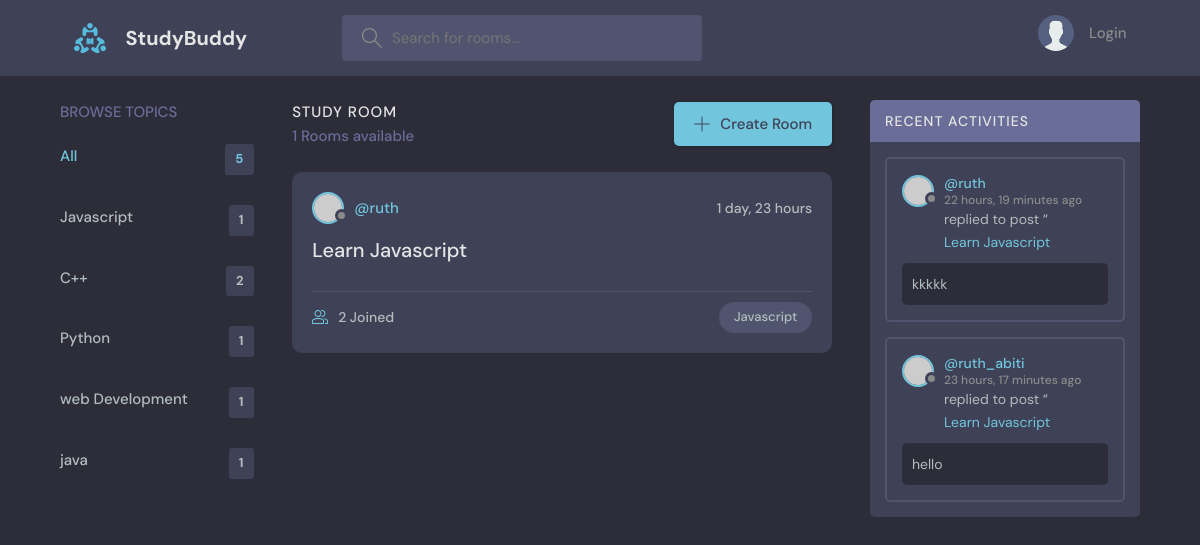
/?q=Javascript, run on the app's committed database.
### base/models.py (models this page shows, shortened)
class Topic(models.Model):
    name = models.CharField(max_length=200)
    def __str__(self):
        return self.name

class Room(models.Model):
    host = models.ForeignKey(User, on_delete=models.SET_NULL, null=True)
    topic = models.ForeignKey(Topic, on_delete=models.SET_NULL, null=True)
    name = models.CharField(max_length=200)
    description = models.TextField(null=True, blank=True)
    participants = models.ManyToManyField(
        User, related_name='participants', blank=True)
    updated = models.DateTimeField(auto_now=True)
    created = models.DateTimeField(auto_now_add=True)
    class Meta:
        ordering = ['-updated', '-created']
    def __str__(self):
        return self.name

class Message(models.Model):
    user = models.ForeignKey(User, on_delete=models.CASCADE)
    room = models.ForeignKey(Room, on_delete=models.CASCADE)
    body = models.TextField()
    updated = models.DateTimeField(auto_now=True)
    created = models.DateTimeField(auto_now_add=True)
    class Meta:
        ordering = ['-updated', '-created']

### base/views.py (the view)
# urls.py: path('', views.home, name="home"),
def home(request):
    q = request.GET.get('q') if request.GET.get('q') != None else ''
    rooms = Room.objects.filter(Q(topic__name__icontains=q) |
                                Q(name__icontains=q) | Q(description__icontains=q))
    room_count = rooms.count
    room_message = Message.objects.filter(Q(room__name__icontains=q))
    topics = Topic.objects.all()
    context = {'rooms': rooms, 'topics': topics,
               'room_count': room_count, 'room_message': room_message}
    return render(request, 'base/home.html', context)

### base/templates/base/home.html (shortened to what this page needs)
{% extends 'main.html' %}
{% block content %}
    <main class="layout layout--3">
      <div class="container">
        {% include 'base/topics_component.html'%}
        <div class="roomList">
          <div class="roomList__header">
            <div>
              <h2>Study Room</h2>
              <p>{{room_count}} Rooms available</p>
            </div>
            <a class="btn btn--main" href="{% url 'create-room' %}">
              <svg version="1.1" xmlns="http://www.w3.org/2000/svg" width="32" height="32" viewBox="0 0 32 32">
                <title>add</title>
                <path
                  d="M16.943 0.943h-1.885v14.115h-14.115v1.885h14.115v14.115h1.885v-14.115h14.115v-1.885h-14.115v-14.115z"
                ></path>
              </svg>
              Create Room
            </a>
          </div>
          {% include 'base/feed_component.html' %}
        </div>
        {% include 'base/activities_component.html'%}
      </div>
    </main>
{% endblock content %}

### base/templates/base/topics_component.html
<div class="topics">
    <div class="topics__header">
      <h2>Browse Topics</h2>
    </div>
    <ul class="topics__list">
      <li>
        <a href="{% url 'home'%}" class="active">All <span>{{topics.count}}</span></a>
      </li>
      {% for topic in topics%}
      <li>
        <a href="{% url 'home'%}?q={{topic.name}}">{{topic.name}} <span>{{topic.room_set.all.count}}</span></a>
      </li>
      {% endfor %}
    </ul>
  </div>

### base/templates/base/feed_component.html (shortened to what this page needs)
{% for room in rooms %}
<div class="roomListRoom">
    <div class="roomListRoom__header">
      <a href="{% url 'user-profile' room.host.id%}" class="roomListRoom__author">
        <div class="avatar avatar--small">
          <img src="https://randomuser.me/api/portraits/women/11.jpg" />
        </div>
        <span>@{{room.host.username}}</span>
      </a>
      <div class="roomListRoom__actions">
        <span>{{room.created|timesince}}</span>
      </div>
    </div>
    <div class="roomListRoom__content">
      <a href="{% url 'room' room.id %}">{{room.name}}</a>
    </div>
    <div class="roomListRoom__meta">
      <a href="{% url 'room' room.id %}" class="roomListRoom__joined">
        {{room.participants.all.count}} Joined
      </a>
      <p class="roomListRoom__topic">{{room.topic}}</p>
    </div>
  </div>
{% endfor %}

### base/templates/base/activities_component.html (shortened to what this page needs)
<div class="activities">
        <div class="activities__header">
          <h2>Recent Activities</h2>
        </div>
        {% for message in room_message %}
        <div class="activities__box">
          <div class="activities__boxHeader roomListRoom__header">
            <a href="{% url 'user-profile' message.user.id %}" class="roomListRoom__author">
              <div class="avatar avatar--small">
                <img src="https://randomuser.me/api/portraits/women/11.jpg" />
              </div>
              <p>
                @{{message.user}}
                <span>{{message.created|timesince}} ago</span>
              </p>
            </a>
          </div>
          <div class="activities__boxContent">
            <p>replied to post “<a href="{% url 'room' message.room.id%}">{{message.room}}</a></p>
            <div class="activities__boxRoomContent">
                {{message.body}}
            </div>
          </div>
        </div>
        {% endfor %}
      </div>

### data on the page
Topic: name "Javascript", room_set.all.count "1"
Topic: name "C++", room_set.all.count "2"
Topic: name "Python", room_set.all.count "1"
Topic: name "web Development", room_set.all.count "1"
Topic: name "java", room_set.all.count "1"
Room: host.username "ruth", created "1 day, 23 hours", name "Learn Javascript", participants.all.count "2", topic "Javascript"
Message: user "ruth", created "22 hours, 19 minutes", room "Learn Javascript", body "kkkkk"
Message: user "ruth_abiti", created "23 hours, 17 minutes", room "Learn Javascript", body "hello"

### other printed values
{{ topics.count }} "5"
{{ room_count }} "1"
